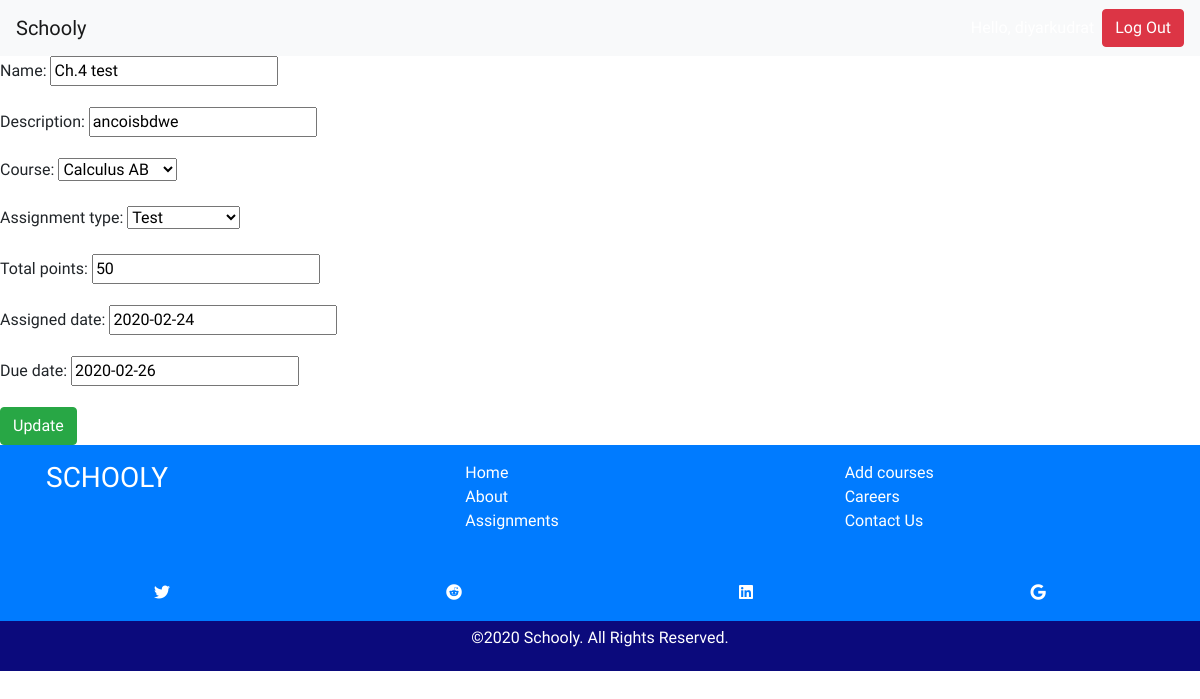
The app's page /assignments/14/edit/ (signed in) with its own data.
### classes/models.py (models this page shows, shortened)
class Assignment(models.Model):
    name = models.CharField(max_length=50)
    slug = models.CharField(max_length=30, blank=True, editable=False,
                            help_text="Unique URL path to access this page. Generated by the system.")
    description = models.CharField(max_length=250)
    course = models.ForeignKey('Course', on_delete=models.CASCADE, blank=True, null=True)
    assignment_type = models.CharField(max_length=30, choices=ASSIGNMENT_TYPES, blank=True)
    total_points = models.PositiveIntegerField(blank=True, null=True, default=0)
    assigned_date = models.DateField(blank=True, null=True)
    due_date = models.DateField(blank=True, null=True)

### classes/views.py (the view)
# urls.py: path('assignments/<int:pk>/edit/', views.AssignmentEditView.as_view(), name="edit-assignment-page"),
@method_decorator([login_required], name='dispatch')
class AssignmentEditView(UpdateView):
    model = Assignment
    fields = ['name', 'description', 'course', 'assignment_type', 'total_points', 'assigned_date', 'due_date']
    template_name = 'assignment_edit.html'
    success_url = reverse_lazy('course-list')

### classes/models.py (called while the page is built)
    def __str__(self):
        return self.course_name

### classes/templates/assignment_edit.html
{% extends 'base.html' %}
{% block content %}
<form method="post">{% csrf_token %}
    {{ form.as_p }}
    <input type="submit" class="btn btn-success" value="Update">
</form>
{% endblock %}

### classes/templates/base.html (style rules this page uses)
* { font-family: 'Quicksand', sans-serif; }

### records on screen
Assignment: name "Ch.4 test", description "ancoisbdwe", course "Calculus AB", assignment_type "Test", total_points "50", assigned_date "2020-02-24", due_date "2020-02-26"
